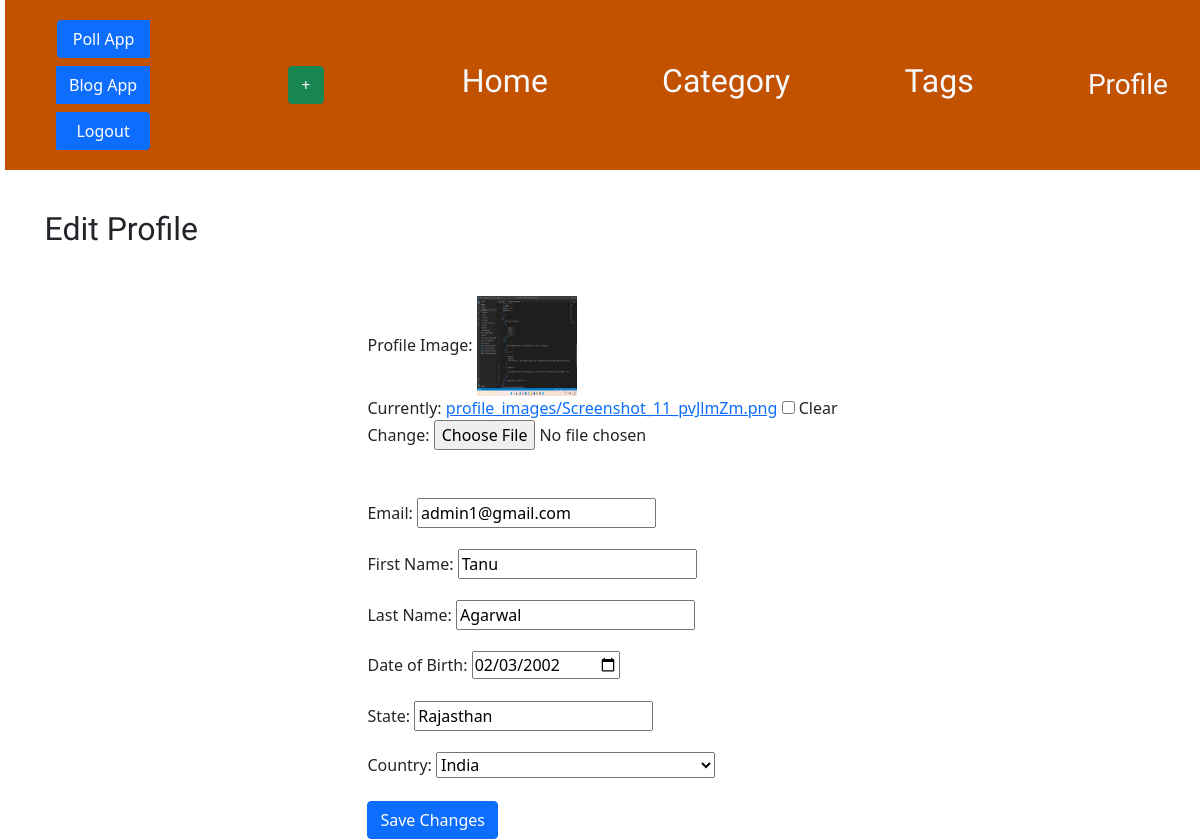
The page /blog/edit_profile/ (signed in) on the database its author committed.
### blog/models.py (models this page shows, shortened)
class User(AbstractUser):
   gender = models.CharField(max_length=1,choices= Gender_choices ,blank=True)
   country = models.CharField(max_length=2 ,choices= Country_choices, blank=True,default= 'IN')
   dob = models.DateField(null=False, blank=False, default=timezone.now)
   state = models.CharField(max_length=20 , blank= True)
   image= models.ImageField(upload_to='profile_images/'  , blank=True , default="Screenshot_24.png")

### blog/views.py (the view)
# urls.py: path('edit_profile/' ,views.edit_profile,name='edit_profile'),
def edit_profile(request):
    user = request.user
    if request.method == 'POST':
        form = CustomUserChangeForm(request.POST,request.FILES, instance=request.user)
        if form.is_valid():
            form.save()
            return redirect('blog:user_detail'  ,username=user.username)
    else:
        form = CustomUserChangeForm(instance=request.user)
    return render(request, 'blog/edit_profile.html', {'form': form})

### blog/forms.py
class CustomUserChangeForm(UserChangeForm):
    class Meta:
        model = User
        fields = ("email" ,"first_name" , "last_name" , "state", "country", "dob" , 'gender' , 'image' )
        widgets ={
            'dob': forms.widgets.DateInput(attrs={'type': 'date'})
        }

### blog/authentication_backend.py (called while the page is built)
    def get_user(self, user_id):
        UserModel = get_user_model()
        try:
            return UserModel.objects.get(pk=user_id)
        except UserModel.DoesNotExist:
            return None

### blog/templates/blog/edit_profile.html (shortened to what this page needs)
{% extends 'blog/base.html' %}
{% load static %}
{% block content %}
<h2 class="mb-4">Edit Profile</h2>
<div class="container mt-5 mx-auto d-flex align-items-center justify-content-center">
    <form method="post" enctype="multipart/form-data">
        <div class="mb-5" >
            <label for="{{ form.image.id_for_label }}" class="form-label">Profile Image:</label>
            {% if form.image.value %}
                <img src="/media/{{ form.image.value }}" width="100px" height="100px" alt="Profile Image">
            {% endif %}
            <br>
            <div class="mb-3"> {{ form.image }}</div>
        </div>
        <div class="mb-3">
            <label for="{{ form.email.id_for_label }}" class="form-label">Email:</label>
            {{ form.email }}
        </div>
        <div class="mb-3">
            <label for="{{ form.first_name.id_for_label }}" class="form-label">First Name:</label>
            {{ form.first_name }}
        </div>
        <div class="mb-3">
            <label for="{{ form.last_name.id_for_label }}" class="form-label">Last Name:</label>
            {{ form.last_name }}
        </div>
        <div class="mb-3">
            <label for="{{ form.dob.id_for_label }}" class="form-label">Date of Birth:</label>
            {{form.dob}}
        </div>
        <div class="mb-3">
            <label for="{{ form.state.id_for_label }}" class="form-label">State:</label>
            {{ form.state }}
        </div>
        <div class="mb-3">
            <label for="{{ form.country.id_for_label }}" class="form-label">Country:</label>
            {{ form.country }}
        </div>
        <div class="row">
            <div class="col-md-12">
                <button type="submit" class="btn btn-primary">Save Changes</button>
            </div>
        </div>
    </form>
</div>
{% endblock %}

### blog/static/css/blog.css (style rules this page uses)
body { padding-left: 5px; }
h1, h2, h3, h4 { font-family: 'Lobster', cursive; }

### rows shown on the page
User: image.value (picture), email "admin1@gmail.com", first_name "Tanu", last_name "Agarwal", dob "02/03/2002", state "Rajasthan", country "India"
